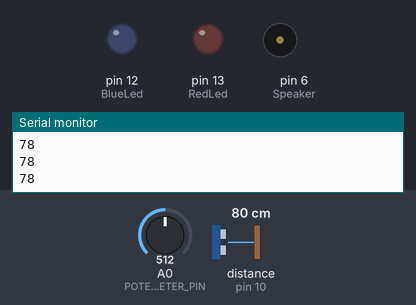
A sketch run on a simulated Arduino Uno, built with avr-gcc and run on an emulated ATmega328P. Parts: output pins drawn as LEDs (lit = HIGH), buzzer (waves = sounding), the last lines printed to the serial monitor. Wiring (inferred from the names in the program): ultrasonic range finder: trigger pin 9; echo pin 10. Dashed ring = blinking. Inputs (shaded band) come from the test bench; at power-on: distance to the obstacle (sensor on pin 10) 80 cm, A0 (POTENTIOMETER_PIN) = 512. The echo pulse lasts 58.3 µs per cm; pins used as bus, display or sensor lines are not drawn.

Above: at 1.2 s.
1.3 s: distance to the obstacle (sensor on pin 10) set to 17 cm
2.8 s: distance to the obstacle (sensor on pin 10) set to 13 cm
At 4.1 s:
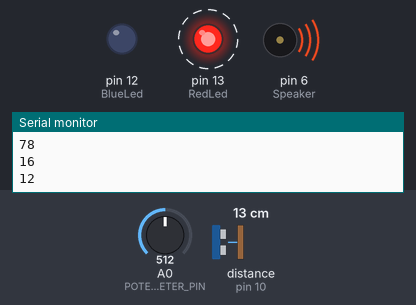
At 5.01 s:
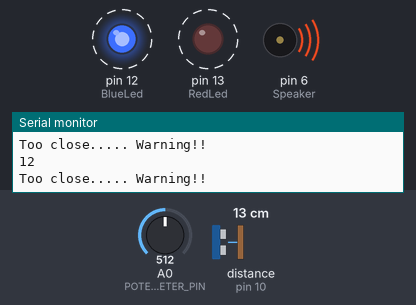
5.8 s: distance to the obstacle (sensor on pin 10) set to 250 cm
At 6.4 s:
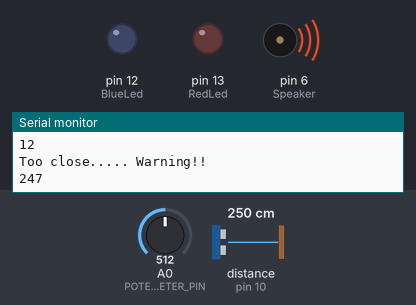
Timing chart, 0 to 8.8 s (numbered marks = the images above; inputs shaded):
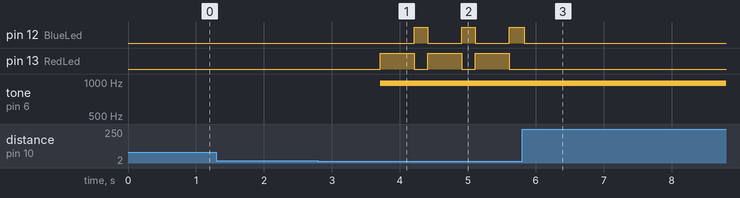

Measured:
- the behaviour switches between 16 and 15 cm on distance to the obstacle (sensor on pin 10) (found by bisection; images 0 and 1)
- after the input at 2.8 s, pin 12 (BlueLed): alternates HIGH for 0.20 s and LOW for 0.50 s, starting after 1.4 s; pin 13 (RedLed): alternates HIGH for 0.50 s and LOW for 0.20 s, starting after 0.91 s; tone on pin 6 (Speaker): silent → 977 Hz after 0.91 s
- after the input at 5.8 s, pin 12 (BlueLed): goes on until 5.8 s, then stays LOW; pin 13 (RedLed): stops changing and stays LOW

The sketch:

Alarm_Engage.ino
```cpp
#include <IRremote.h>//has to be IR library by Ken S. 2.0 not 3.0

const int POTENTIOMETER_PIN = A0; // Arduino pin connected to Potentiometer pin
const int Speaker        = 6; // Arduino pin connected to Buzzer's pin
const int trigPin = 9;
const int echoPin = 10;
const int RedLed  = 13;
const int BlueLed = 12;
//const int IR      = 3;
long duration;
int distanceCm, distanceInch;
int val = 0;         // variable to store the read value

// Create IR Send Object
IRsend irsend;

void setup() {
  //Baud rate
  Serial.begin (9600);
   //sets the pin as input
  pinMode(POTENTIOMETER_PIN, INPUT);
  pinMode(echoPin, INPUT);
  // sets the pin as output
  pinMode(Speaker, OUTPUT);
  pinMode(trigPin, OUTPUT);
  pinMode(RedLed, OUTPUT);
  pinMode(BlueLed, OUTPUT);
  //pinMode(IR, OUTPUT);

}

void loop() {
  digitalWrite(trigPin, LOW);
  delayMicroseconds(2);
  digitalWrite(trigPin, HIGH);
  delayMicroseconds(10);
  digitalWrite(trigPin, LOW);
  duration = pulseIn(echoPin, HIGH);
  val = analogRead(POTENTIOMETER_PIN);  // read the input pin to engage
  distanceCm = duration * 0.034 / 2;
  Serial.println(distanceCm);


  // If close by send power code command
   if (distanceCm > 15 && distanceCm < 55) {
   irsend.sendNEC(0x61A0F00F, 32); // TV Power code
   //irsend.sendNEC(0x61A00AF5, 32); // TV channelcode code
  // digitalWrite(3, HIGH);
    digitalWrite(RedLed,LOW);
    digitalWrite(BlueLed,LOW);
    analogWrite(Speaker, LOW); // analogRead values go from 0 to 1023, analogWrite values from 0 to 255
    delay(2000); //debounce
  }
  else if(distanceCm > 2 && distanceCm < 15)
  {
    analogWrite(Speaker, val/4); // analogRead values go from 0 to 1023, analogWrite values from 0 to 255
    digitalWrite(3, LOW);
    digitalWrite(RedLed,HIGH);
    digitalWrite(BlueLed,LOW);
    delay(500);
    digitalWrite(RedLed,LOW);
    digitalWrite(BlueLed,HIGH);
    Serial.println("Too close..... Warning!!");

    }

  else if(distanceCm >150)
  {
   //irsend.sendNEC(0x61A0F00F, 32); // TV Power code
   //irsend.sendNEC(0x61A00AF5, 32); // TV channelcode code
  // digitalWrite(3, HIGH);
    digitalWrite(RedLed,LOW);
    digitalWrite(BlueLed,LOW);
    analogWrite(Speaker, LOW); // analogRead values go from 0 to 1023, analogWrite values from 0 to 255
    delay(2000); //debounce
    Serial.println("Out of Range");

    }
    // Add a small debounce delay before repeating
   delay(200);
}
```
